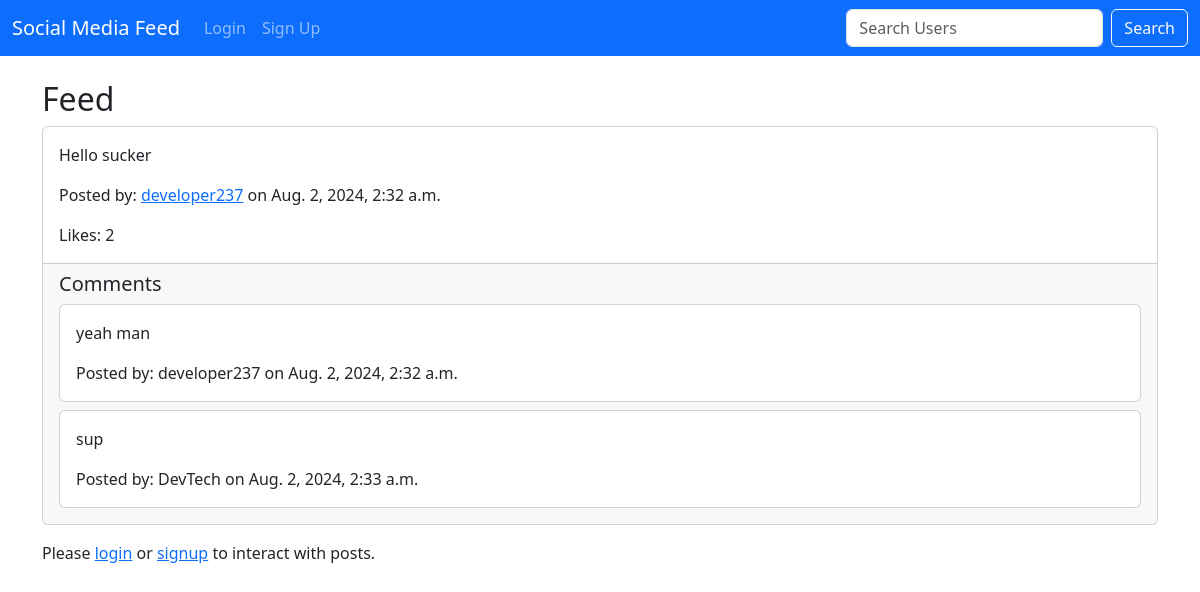
/feed/, run on the app's committed database.
### core/models.py (models this page shows, shortened)
class Post(models.Model):
    content = models.TextField()
    user = models.ForeignKey(User, on_delete=models.CASCADE, related_name='posts')
    created_at = models.DateTimeField(auto_now_add=True)
    updated_at = models.DateTimeField(auto_now=True)

class Comment(models.Model):
    content = models.TextField()
    user = models.ForeignKey(User, on_delete=models.CASCADE, related_name='comments')
    post = models.ForeignKey(Post, on_delete=models.CASCADE, related_name='comments')
    created_at = models.DateTimeField(auto_now_add=True)
    updated_at = models.DateTimeField(auto_now=True)

### core/views.py (the view)
# urls.py: path('feed/', views.feed, name='feed'),
def feed(request):
    posts = Post.objects.all().order_by('-created_at')
    if request.user.is_authenticated:
        return render(request, 'feed.html', {'posts': posts})
    else:
        return render(request, 'guest_feed.html', {'posts': posts})

### template/guest_feed.html (shortened to what this page needs)
{% extends 'base.html' %}
{% block content %}
  <h2>Feed</h2>
  {% for post in posts %}
    <div class="card mb-3">
      <div class="card-body">
        <p class="card-text">{{ post.content }}</p>
        <p class="card-text">
          Posted by: <a href="{% url 'guest_profile' post.user.username %}">{{ post.user.username }}</a> on {{ post.created_at }}
        </p>
        <p class="card-text">Likes: {{ post.likes.count }}</p>
      </div>
      {% if post.comments.exists %}
        <div class="card-footer">
          <h5>Comments</h5>
          {% for comment in post.comments.all %}
            <div class="card mb-2">
              <div class="card-body">
                <p class="card-text">{{ comment.content }}</p>
                <p class="card-text">Posted by: {{ comment.user.username }} on {{ comment.created_at }}</p>
              </div>
            </div>
          {% endfor %}
        </div>
      {% endif %}
    </div>
  {% endfor %}
  <p>
    Please <a href="{% url 'login' %}">login</a> or <a href="{% url 'signup' %}">signup</a> to interact with posts.
  </p>
{% endblock %}

### data on the page
Post: content "Hello sucker", user.username "developer237", created_at "Aug. 2, 2024, 2:32 a.m.", likes.count "2"
Comment: content "yeah man", user.username "developer237", created_at "Aug. 2, 2024, 2:32 a.m."
Comment: content "sup", user.username "DevTech", created_at "Aug. 2, 2024, 2:33 a.m."
